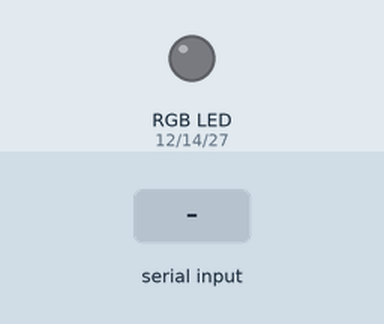
This sketch was run on a simulated ESP32. On the bench: an RGB LED mixed from three pins (HIGH = lit). Inputs (shaded band) come from the test bench. What the sketch prints to the serial monitor is not drawn.

Above: at 1.2 s.
1.3 s: "7\n" received over Serial
At 2.5 s:
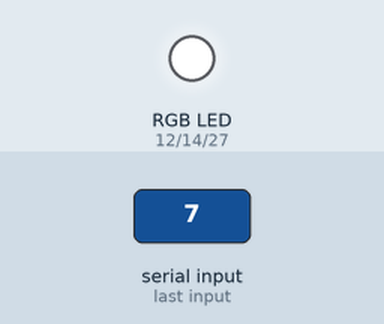
2.8 s: "1\n" received over Serial
At 3.7 s:
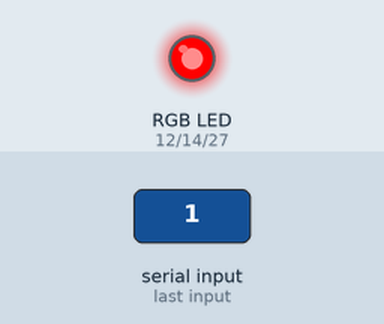
4.3 s: "2\n" received over Serial
At 4.9 s:
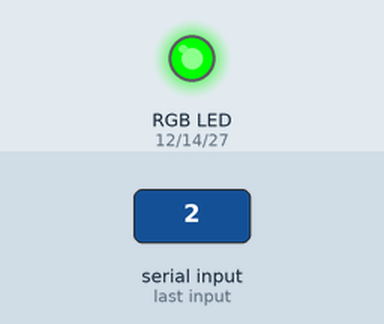
5.8 s: "3\n" received over Serial
At 7.0 s:
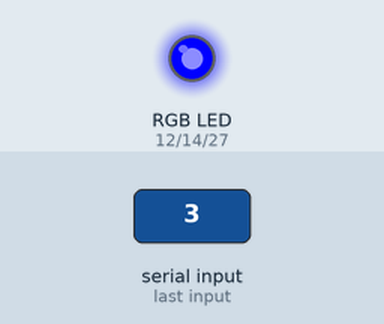
7.3 s: "4\n" received over Serial
At 8.3 s:
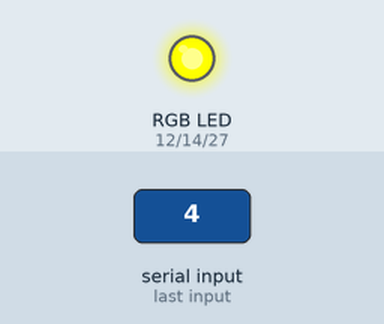
8.8 s: "5\n" received over Serial
At 9.5 s:
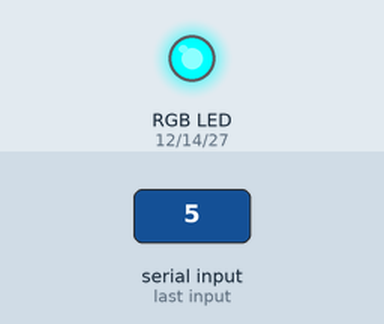
Timing chart, 0 to 11.3 s (numbered marks = the images above; inputs shaded):
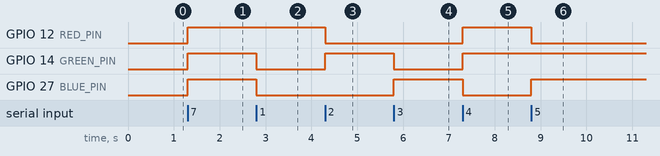

The sketch:

pin_test.ino
```cpp
#define RED_PIN 12
#define GREEN_PIN 14
#define BLUE_PIN 27

uint8_t brightness = 100; // Percentage (1-100)
uint8_t currentR = 0, currentG = 0, currentB = 0;

void setup() {
  Serial.begin(115200);
  pinMode(RED_PIN, OUTPUT);
  pinMode(GREEN_PIN, OUTPUT);
  pinMode(BLUE_PIN, OUTPUT);
  Serial.println("🎨 ESP32 RGB Color Controller Ready");
  printHelp();
}

void printHelp() {
  Serial.println("\nAvailable Commands:");
  Serial.println("1  - Red");
  Serial.println("2  - Green");
  Serial.println("3  - Blue");
  Serial.println("4  - Yellow");
  Serial.println("5  - Cyan");
  Serial.println("6  - Magenta");
  Serial.println("7  - White");
  Serial.println("8  - Orange");
  Serial.println("9  - Pink");
  Serial.println("10 - Purple");
  Serial.println("11 - Lime");
  Serial.println("12 - Teal");
  Serial.println("13 - Sky Blue");
  Serial.println("14 - Brown");
  Serial.println("15 - Gray");
  Serial.println("420 - Off");
  Serial.println("B:<value> or b:<value> - Set brightness (1-100)");
  Serial.println("#RRGGBB - Custom color in HEX format (e.g., #FF00AA)");
}

void applyColor(uint8_t r, uint8_t g, uint8_t b) {
  currentR = r;
  currentG = g;
  currentB = b;
  updatePWM();
}

void updatePWM() {
  // Apply brightness scaling
  analogWrite(RED_PIN, map(currentR * brightness, 0, 255 * 100, 0, 255));
  analogWrite(GREEN_PIN, map(currentG * brightness, 0, 255 * 100, 0, 255));
  analogWrite(BLUE_PIN, map(currentB * brightness, 0, 255 * 100, 0, 255));
}

void loop() {
  if (Serial.available()) {
    String input = Serial.readStringUntil('\n');
    input.trim();

    // Brightness Command
    if (input.startsWith("B:") || input.startsWith("b:")) {
      int newBrightness = input.substring(2).toInt();
      if (newBrightness >= 1 && newBrightness <= 100) {
        brightness = newBrightness;
        Serial.print("🔆 Brightness set to: ");
        Serial.print(brightness);
        Serial.println("%");
        updatePWM(); // Re-apply current color with new brightness
      } else {
        Serial.println("⚠️ Brightness must be between 1 and 100.");
      }
      return;
    }

    // Hex color support (#RRGGBB)
    if (input.startsWith("#") && input.length() == 7) {
      long hexColor = strtol(input.c_str() + 1, NULL, 16);
      uint8_t r = (hexColor >> 16) & 0xFF;
      uint8_t g = (hexColor >> 8) & 0xFF;
      uint8_t b = hexColor & 0xFF;
      Serial.printf("🎨 Custom color - R:%d G:%d B:%d\n", r, g, b);
      applyColor(r, g, b);
      return;
    }

    // Color code command
    int code = input.toInt();
    switch (code) {
    case 1:
      applyColor(255, 0, 0);
      Serial.println("🔴 Red");
      break;
    case 2:
      applyColor(0, 255, 0);
      Serial.println("🟢 Green");
      break;
    case 3:
      applyColor(0, 0, 255);
      Serial.println("🔵 Blue");
      break;
    case 4:
      applyColor(255, 255, 0);
      Serial.println("🟡 Yellow");
      break;
    case 5:
      applyColor(0, 255, 255);
      Serial.println("🟦 Cyan");
      break;
    case 6:
      applyColor(255, 0, 255);
      Serial.println("🟪 Magenta");
      break;
    case 7:
      applyColor(255, 255, 255);
      Serial.println("⚪ White");
      break;
    case 8:
      applyColor(255, 165, 0);
      Serial.println("🟧 Orange");
      break;
    case 9:
      applyColor(255, 105, 180);
      Serial.println("💗 Pink");
      break;
    case 10:
      applyColor(128, 0, 128);
      Serial.println("💜 Purple");
      break;
    case 11:
      applyColor(191, 255, 0);
      Serial.println("🟩 Lime");
      break;
    case 12:
      applyColor(0, 128, 128);
      Serial.println("🟫 Teal");
      break;
    case 13:
      applyColor(135, 206, 235);
      Serial.println("🌤 Sky Blue");
      break;
    case 14:
      applyColor(139, 69, 19);
      Serial.println("🟤 Brown");
      break;
    case 15:
      applyColor(128, 128, 128);
      Serial.println("⚙️ Gray");
      break;
    case 420:
      applyColor(0, 0, 0);
      Serial.println("Off");
      break;
    default:
      Serial.println("❌ Invalid input. Please enter a valid code, B:<1-100>, "
                     "or #RRGGBB.");
      printHelp();
    }
  }
}
```

Measured:
- after the input at 1.3 s, GPIO 12 (RED_PIN), GPIO 14 (GREEN_PIN), GPIO 27 (BLUE_PIN): LOW → HIGH at once
- after the input at 2.8 s, GPIO 14 (GREEN_PIN), GPIO 27 (BLUE_PIN): HIGH → LOW at once
- after the input at 4.3 s, GPIO 12 (RED_PIN): HIGH → LOW at once; GPIO 14 (GREEN_PIN): LOW → HIGH at once
- after the input at 5.8 s, GPIO 14 (GREEN_PIN): HIGH → LOW at once; GPIO 27 (BLUE_PIN): LOW → HIGH at once
- after the input at 7.3 s, GPIO 12 (RED_PIN), GPIO 14 (GREEN_PIN): LOW → HIGH at once; GPIO 27 (BLUE_PIN): HIGH → LOW at once
- after the input at 8.8 s, GPIO 12 (RED_PIN): HIGH → LOW at once; GPIO 27 (BLUE_PIN): LOW → HIGH at once
